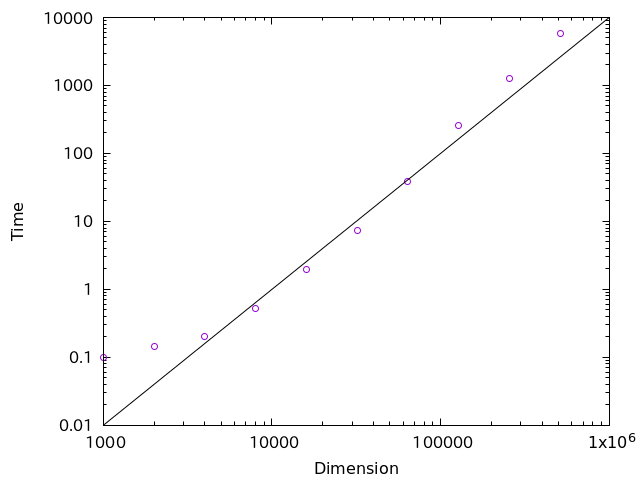

Write the gnuplot code that produced this figure.
set term pngcairo
set output "gcc.png"

set xlabel "Dimension"
set ylabel "Time"
unset key
set log xy

p [:1e6] "test.dat" pt 6,1e-8*x**2 lc "black"
